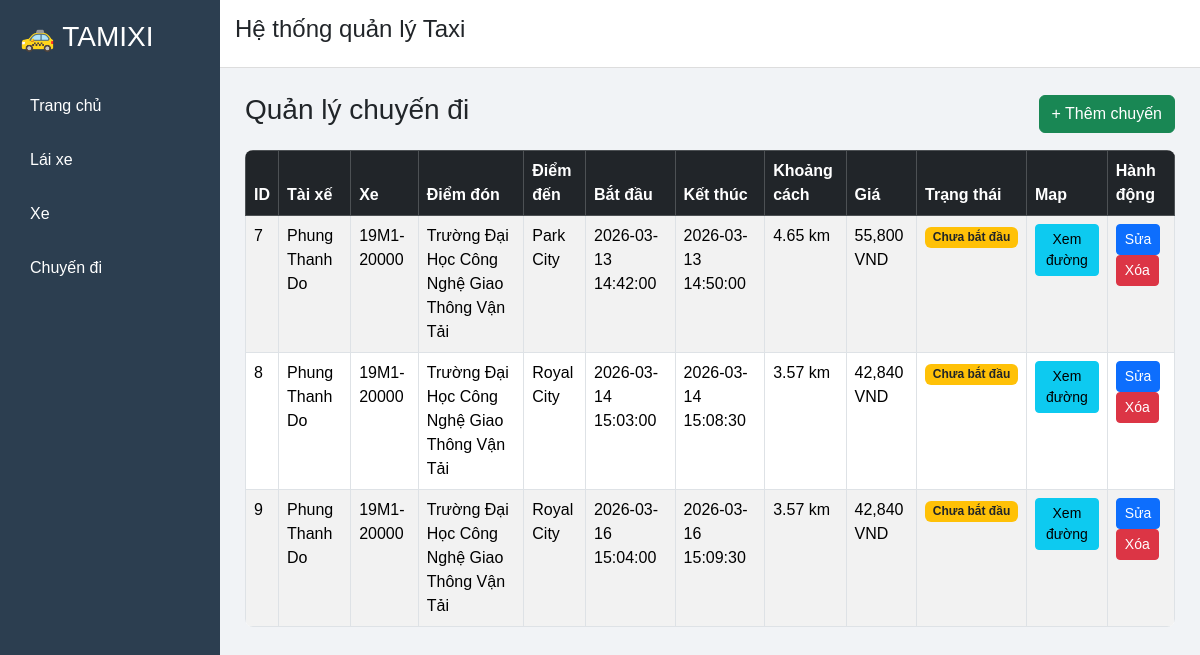
Page /trips on the committed database.
### tables this page shows
CREATE TABLE Trips (
    trip_id INTEGER PRIMARY KEY AUTOINCREMENT,
    driver_id INTEGER,
    car_id INTEGER,
    pickup_location TEXT,
    dropoff_location TEXT,
    start_time DATETIME,
    end_time DATETIME, distance REAL, price REAL,
    FOREIGN KEY(driver_id) REFERENCES Drivers(driver_id),
    FOREIGN KEY(car_id) REFERENCES Cars(car_id)
);

CREATE TABLE Drivers (
    driver_id INTEGER PRIMARY KEY AUTOINCREMENT,
    name TEXT NOT NULL,
    phone TEXT,
    license_number TEXT,
    status TEXT
);

CREATE TABLE Cars (
    car_id INTEGER PRIMARY KEY AUTOINCREMENT,
    plate_number TEXT NOT NULL,
    car_model TEXT,
    status TEXT
);

### app.py (the view)
@app.route("/trips")
def trips():
    conn = get_db()
    cursor = conn.cursor()
    cursor.execute("""
    SELECT t.trip_id,
                    d.name as driver_name,
                    c.plate_number as license_plate,
                    t.pickup_location,
                    t.dropoff_location,
                    t.start_time,
                    t.end_time,
                    t.distance,
                    t.price
    FROM Trips t
    JOIN Drivers d ON t.driver_id = d.driver_id
    JOIN Cars c ON t.car_id = c.car_id
    """)
    rows = cursor.fetchall()
    conn.close()
    trips = []
    now = datetime.now()
    for r in rows:
        start = datetime.fromisoformat(r["start_time"]) if r["start_time"] else None
        end = datetime.fromisoformat(r["end_time"]) if r["end_time"] else None
        if not start or not end:
            status = "Không xác định"
        elif now < start:
            status = "Chưa bắt đầu"
        elif start <= now <= end:
            status = "Đang chạy"
        else:
            status = "Hoàn thành"
        trip = dict(r)
        trip["status"] = status
        trips.append(trip)
    return render_template("trips.html", trips=trips)

### app.py (called while the page is built)
def get_db():
    conn = sqlite3.connect("taxi.db")
    conn.row_factory = sqlite3.Row
    return conn

### templates/trips.html
{% extends "layout.html" %}
{% block content %}
<div class="d-flex justify-content-between align-items-center mb-3">
    <h3>Quản lý chuyến đi</h3>
    <a href="/add_trip" class="btn btn-success">+ Thêm chuyến</a>
</div>
<table class="table table-bordered table-striped table-hover">
    <thead class="table-dark">
        <tr>
            <th>ID</th>
            <th>Tài xế</th>
            <th>Xe</th>
            <th>Điểm đón</th>
            <th>Điểm đến</th>
            <th>Bắt đầu</th>
            <th>Kết thúc</th>
            <th>Khoảng cách</th>
            <th>Giá</th>
            <th>Trạng thái</th>
            <th>Map</th>
            <th>Hành động</th>
        </tr>
    </thead>
    <tbody>
        {% for trip in trips %}
        <tr>
            <td>{{ trip.trip_id }}</td>
            <td>{{ trip.driver_name }}</td>
            <td>{{ trip.license_plate }}</td>
            <td>{{ trip.pickup_location }}</td>
            <td>{{ trip.dropoff_location }}</td>
            <td>{{ trip.start_time }}</td>
            <td>{{ trip.end_time }}</td>
            <td>{{ trip.distance or 0 }} km</td>
            <td>{{ "{:,.0f}".format(trip.price or 0) }} VND</td>
            <td>
                {% if trip.status == "Chưa bắt đầu" %}
                    <span class="badge bg-warning text-dark">Chưa bắt đầu</span>
                {% elif trip.status == "Đang chạy" %}
                    <span class="badge bg-primary">Đang chạy</span>
                {% else %}
                    <span class="badge bg-success">Hoàn thành</span>
                {% endif %}
            </td>
            <td>
                <a
                href="https://www.google.com/maps/dir/{{ trip.pickup_location | urlencode }}/{{ trip.dropoff_location | urlencode }}"
                target="_blank"
                class="btn btn-sm btn-info">
                Xem đường
                </a>
            </td>
            <td>
                <a href="/edit_trip/{{ trip.trip_id }}" class="btn btn-sm btn-primary">Sửa</a>
                <a href="/delete_trip/{{ trip.trip_id }}"
                   class="btn btn-sm btn-danger"
                   onclick="return confirm('Bạn có chắc muốn xóa chuyến này?')">
                   Xóa
                </a>
            </td>
        </tr>
        {% endfor %}
    </tbody>
</table>
{% endblock %}

### static/style.css (style rules this page uses)
body { margin:0; font-family:Arial; background:#f1f3f6; }
table { background:white; border-radius:8px; overflow:hidden; }

### rows in the picture
Trips: trip_id "7", driver_name "Phung Thanh Do", license_plate "19M1-20000", pickup_location "Trường Đại Học Công Nghệ Giao Thông Vận Tải", dropoff_location "Park City", start_time "2026-03-13 14:42:00", end_time "2026-03-13 14:50:00", distance "4.65", price "55,800"
Trips: trip_id "8", driver_name "Phung Thanh Do", license_plate "19M1-20000", pickup_location "Trường Đại Học Công Nghệ Giao Thông Vận Tải", dropoff_location "Royal City", start_time "2026-03-14 15:03:00", end_time "2026-03-14 15:08:30", distance "3.57", price "42,840"
Trips: trip_id "9", driver_name "Phung Thanh Do", license_plate "19M1-20000", pickup_location "Trường Đại Học Công Nghệ Giao Thông Vận Tải", dropoff_location "Royal City", start_time "2026-03-16 15:04:00", end_time "2026-03-16 15:09:30", distance "3.57", price "42,840"
